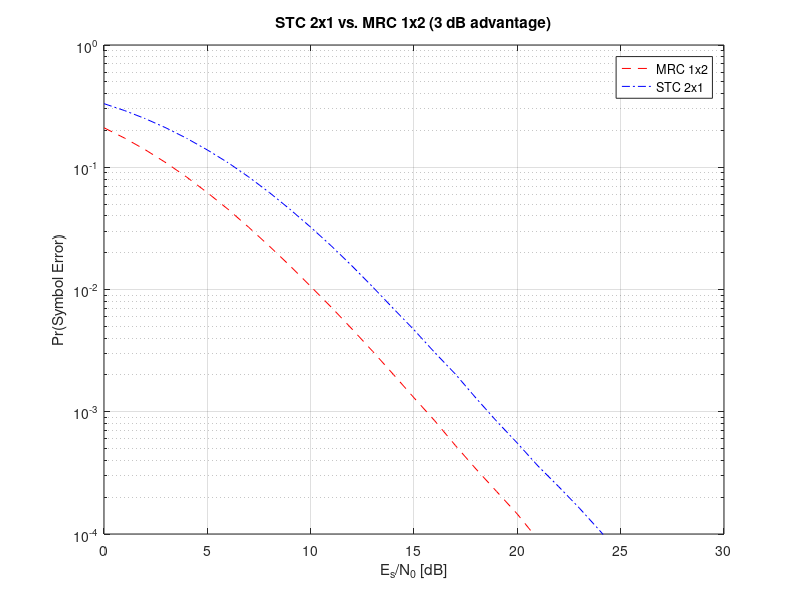
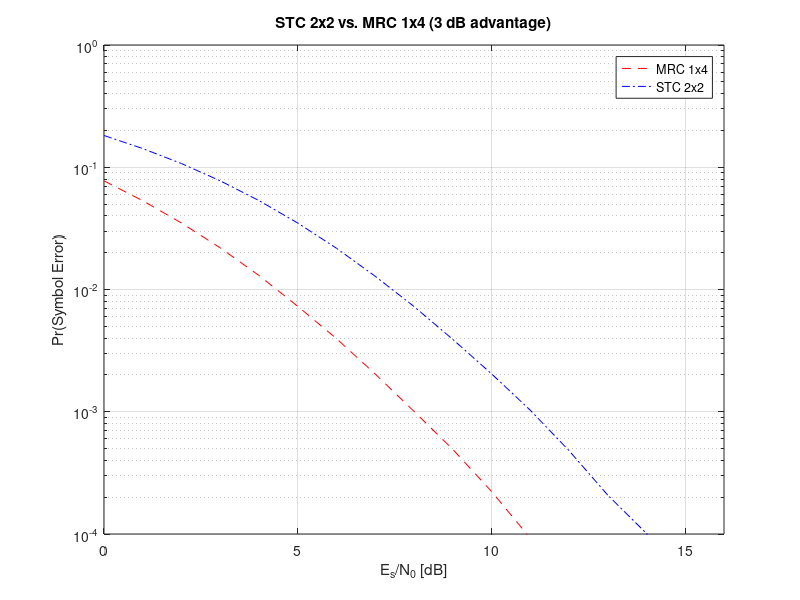
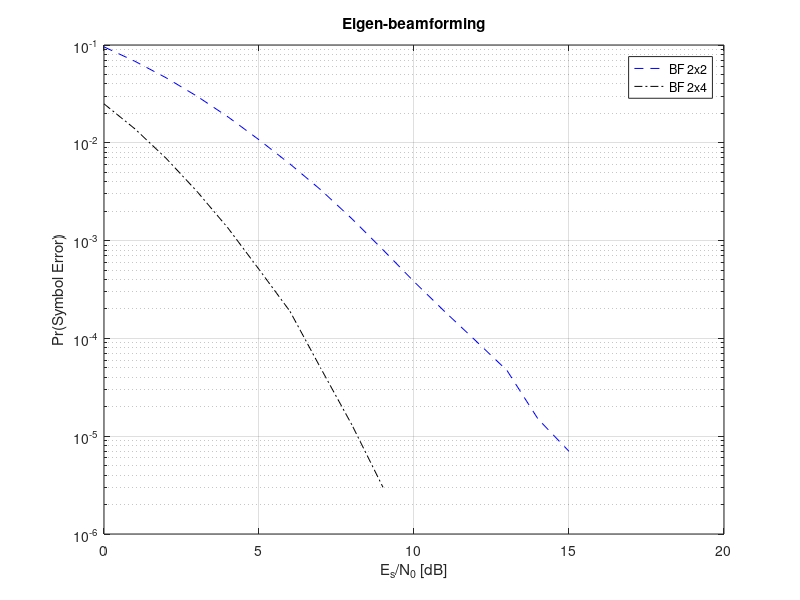

The MATLAB source for these figures, in order:
clear;
close all;

mrc=load('mrc.mat');
stc=load('stc.mat');
sm =load('sm.mat');
bf =load('bf.mat');



semilogy(mrc.EsNo_db, mrc.P_err_mrc(2,:), 'r--', ...
         stc.EsNo_db, stc.P_err_stc(1,:), 'b-.');


title('STC 2x1 vs. MRC 1x2 (3 dB advantage)');
ylabel('Pr(Symbol Error)')
xlabel('E_s/N_0 [dB]');

legend('MRC 1x2', 'STC 2x1');
grid on;
axis([0 30 1e-4 1]);

figure;

semilogy(mrc.EsNo_db, mrc.P_err_mrc(4,:), 'r--', ...
         stc.EsNo_db, stc.P_err_stc(2,:), 'b-.');


title('STC 2x2 vs. MRC 1x4 (3 dB advantage)');
ylabel('Pr(Symbol Error)')
xlabel('E_s/N_0 [dB]');

legend('MRC 1x4', 'STC 2x2');
grid on;
axis([0 16 1e-4 1]);

figure;

load bf
semilogy(EsNo_db_bf, P_err_bf(2,:), 'b--',...
    EsNo_db_bf, P_err_bf(4,:), 'k-.');


title('Eigen-beamforming');
ylabel('Pr(Symbol Error)')
xlabel('E_s/N_0 [dB]');
legend('BF 2x2', 'BF 2x4');

grid on;

